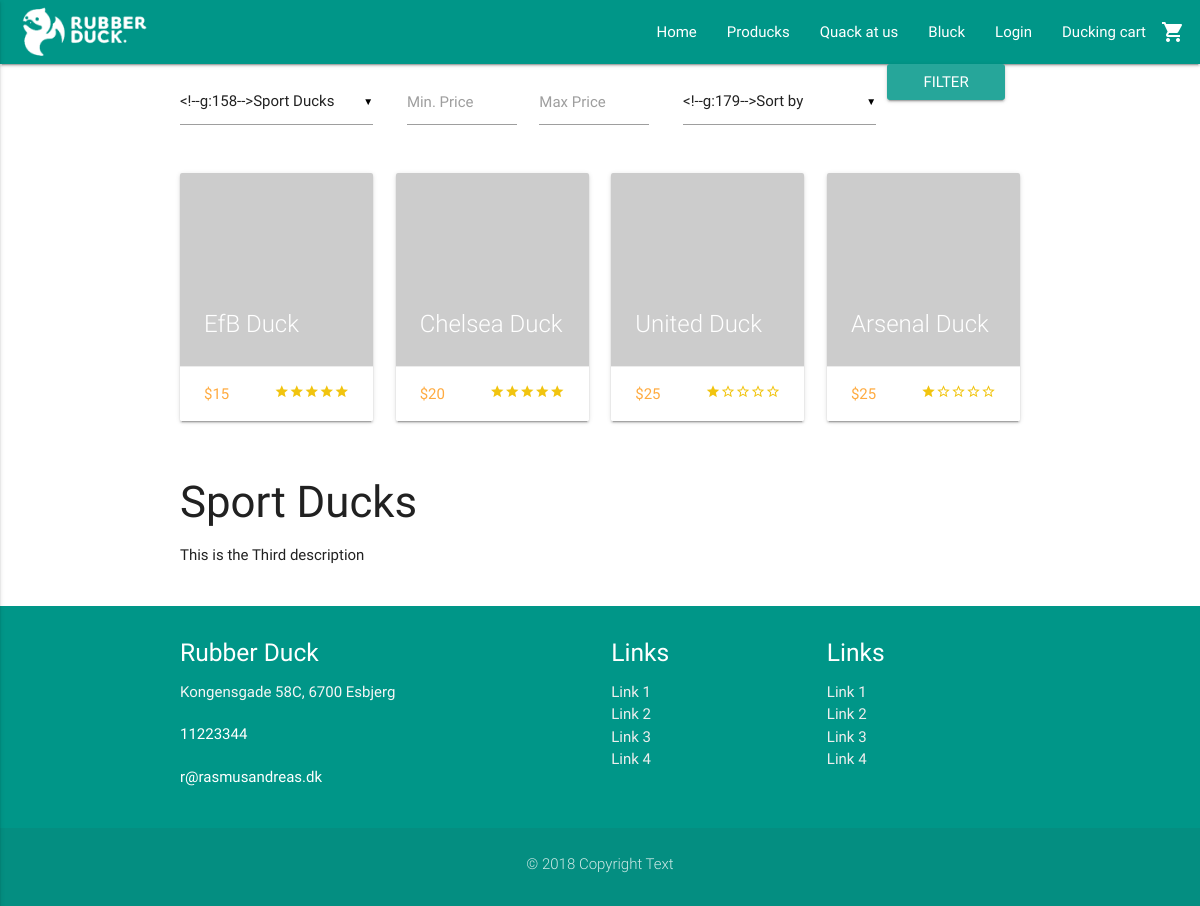
The app's page /view/products.php?cat=3 with its own data.
### tables this page shows
CREATE TABLE BasicPageInfo (
  CVR int NOT NULL PRIMARY KEY,
  LogoURL varchar(255) NOT NULL,
  ShopName varchar(255) NOT NULL,
  AboutUsText varchar(255) NULL,
  Email varchar(255) NULL,
  Phone int NULL,
  Street varchar(255) NULL,
  HouseNumber varchar(255) NULL,
  StripeToken varchar(255) NULL,
  ProductsSeoTitle varchar(255) NULL,
  ProductsMetaDescription varchar(255) NULL,
  BlogSeoTitle varchar(255) NULL,
  BlogMetaDescription varchar(255) NULL,
  ContactSeoTitle varchar(255) NULL,
  ContactMetaDescription varchar(255) NULL,
  HomeSeoTitle varchar(255) NULL,
  HomeMetaDescription varchar(255) NULL,
  ZipCode int(20) NOT NULL  
);

CREATE TABLE ProductImg (
  ItemNumber varchar(255) NOT NULL,
  ImgID int NOT NULL,
  IsPrimary boolean NULL,
  CONSTRAINT PK_DisplaysOnProduct PRIMARY KEY (ItemNumber, ImgID),
  FOREIGN KEY (ItemNumber) REFERENCES Product (ItemNumber),
  FOREIGN KEY (ImgID) REFERENCES ImgGallery (ImgID)
);

CREATE TABLE Product (
  ItemNumber varchar(255) NOT NULL PRIMARY KEY,
  ProductName varchar(255) NOT NULL,
  StockStatus int NOT NULL,
  ShortDescription varchar(255) NOT NULL,
  LongDescription varchar(255) NOT NULL,
  Price FLOAT(2) NOT NULL,
  OfferPrice FLOAT(2) NULL,
  SeoTitle varchar(255) NULL,
  MetaDescription varchar(255) NULL,
  ProductStatus boolean NOT NULL,
  CreationDate DATE NOT NULL,
  UserEmail varchar(255) NOT NULL,  
  ProductCategoryID int NOT NULL  
);

CREATE TABLE ProductCategory (
  ProductCategoryID int AUTO_INCREMENT NOT NULL PRIMARY KEY,
  CategoryName varchar(255) NOT NULL,
  Description varchar(255) NULL,
  SeoTitle varchar(255) NULL,
  MetaDescription varchar(255) NULL
);

CREATE TABLE ZipCode (
    ZipCode int(20) NOT NULL PRIMARY KEY,
    City varchar(255)
);

### model/contactDAO.php (called while the page is built, shortened)
<?php
require_once('../includes/connection.php');
    function getPageInfo() {
    global $connection;
        $pageInfo = mysqli_query($connection, "SELECT BasicPageInfo.* , ZipCode.City FROM `BasicPageInfo` INNER JOIN ZipCode ON ZipCode.ZipCode = BasicPageInfo.ZipCode");
        $row = mysqli_fetch_assoc($pageInfo);
        return $row;
    }

### includes/loginCustomer/session.php (called while the page is built, shortened)
<?php
	function logged_in() {
		return isset($_SESSION['CustomerEmail']);
	}
?>

### view/products.php (the view, shortened to what this page needs)
<?php
require_once('../includes/header.php');
require_once('../model/productsDAO.php');
?>
<div class="container">
  <?php
  require_once('../includes/filter.php');
  ?>
  <div class="row">
    <?php
    $prodResult = getProducts();
    while ($row = mysqli_fetch_array($prodResult)) {
      $itemNumber = $row["ItemNumber"];
    ?>
    <a href="product.php?item=<?php echo $itemNumber; ?>">
      <div class="col s12 m3">
        <div class="card">
          <div class="card-image">
            <img src="<?php echo $row["URL"]; ?>">
            <span class="card-title"><?php echo $row["ProductName"]; ?></span>
          </div>
          <div class="card-action">
            <p class="price">$<?php echo $row["Price"]; ?></p>
            <div class="stars right">
              <?php
                echo getReviewForProduct($itemNumber);
              ?>
            </div>
          </div>
        </div>
      </div>
    </a>
    <?php
  }
    ?>
  </div>
  <?php
  if(isset($catResult)) {
    while ($row = mysqli_fetch_array($catResult)) {
  ?>
  <div class="row">
    <div class="col s12 m12">
      <h3><?php echo $row["CategoryName"]; ?></h3>
      <p><?php echo $row["Description"]; ?></p>
    </div>
  </div>
  <?php
    }
  }
  ?>
</div>
<?php require_once('../includes/footer.php'); ?>

### includes/header.php (shortened to what this page needs)
<?php
require_once("../includes/connection.php");
require_once("../includes/loginCustomer/session.php");
require_once("../model/contactDAO.php");
$pageInfo = getPageInfo();
?>
<!DOCTYPE html>
  <html>
    <html lang="en">
    <head>
      <?php require_once("../includes/seo.php"); ?>
      <link type="text/css" rel="stylesheet" href="../css/materialize.min.css"  media="screen,projection"/>
      <link type="text/css" rel="stylesheet" href="../css/custom/custom.css" />
    </head>
    <body>
      <nav class="teal">
        <div class="nav-wrapper">
          <a href="../index.php" class="brand-logo"><img class="responsive-img" style="max-height: 64px!important; padding: 4px 0!important;" src="../<?php echo $pageInfo["LogoURL"]; ?>"></a>
          <ul class="right hide-on-med-and-down">
            <li><a href="../index.php">Home</a></li>
            <li><a href="products.php">Producks</a></li>
            <li><a href="contact.php">Quack at us</a></li>
            <li><a href="blog.php">Bluck</a></li>
            <?php
              if (logged_in() == true) {
            ?>
            <li><a class="dropdown-button" href="" data-activates="dropdown1"><?php echo $_SESSION["FirstName"]; ?><i class="material-icons right">arrow_drop_down</i></a></li>
            <?php
              } else {
            ?>
            <li><a href="login.php">Login</a></li>
            <?php
              }
            ?>
            <li><a href="cart.php">Ducking cart<i class="material-icons right">shopping_cart</i></a></li>
          </ul>
        </div>
      </nav>

### model/productsDAO.php (shortened to what this page needs)
<?php
require_once('../includes/connection.php');
$query = "SELECT * FROM `Product` INNER JOIN `ProductImg` ON Product.ItemNumber = ProductImg.ItemNumber
          INNER JOIN `ImgGallery` ON ProductImg.ImgID = ImgGallery.ImgID WHERE IsPrimary = true AND Product.ProductStatus = 1";
if (isset($_GET["cat"])) {
  if ($_GET["cat"] != "0") {
    $cat = $_GET["cat"];
    $query .= " AND `ProductCategoryID` = $cat ";
    $catResult = mysqli_query($connection, "SELECT * FROM `ProductCategory` WHERE `ProductCategoryID` = $cat");
  }
}
function getProducts() {
    global $connection, $query;
    $prodResult = mysqli_query($connection, $query);
    return $prodResult;
}
function getReviewForProduct($itemNumber) {
  global $connection;
  $ratingResult = mysqli_query($connection, "SELECT `Rating` FROM `Review` WHERE ItemNumber = $itemNumber");
    $rated = 0;
    $divide = 0;
    while ($ratingrow = mysqli_fetch_array($ratingResult)) {
      $rating = $ratingrow["Rating"];
      $rated = $rated + $rating;
      $divide = $divide + count($ratingResult);
    }
    if ($divide > 0) {
      $rated = $rated / $divide;
      $i = 1;
      $ratedRemaining = 5 - $rated;
      $i2 = 1;
      while ($i <= $rated) {
        echo "<i class='material-icons tiny rated'>star</i>";
        $i++;
      }
      while($i2 <= $ratedRemaining) {
          echo "<i class='material-icons tiny rated'>star_border</i>";
        $i2++;
      }
    } else {
      $i3 = 1;
      while($i3 <= 5) {
          echo "<i class='material-icons tiny rated'>star_border</i>";
        $i3++;
      }
    }
}
?>

### includes/footer.php (shortened to what this page needs)
<?php require_once ('../model/contactDAO.php');
$pageInfo = getPageInfo();
?>
<footer class="page-footer teal">
      <div class="container">
        <div class="row">
          <div class="col s12 m4">
            <h5 class="white-text"><?php echo $pageInfo["ShopName"];?> </h5>
            <p class="grey-text text-lighten-4">
                <?php echo $pageInfo["Street"] . " " . $pageInfo["HouseNumber"] . ", " . $pageInfo["ZipCode"] . " " . $pageInfo["City"]; ?>
            </p>
              <p><?php echo $pageInfo["Phone"] ?></p>
              <p><?php echo $pageInfo["Email"] ?></p>
          </div>
          <div class="col s12 m3 offset-m2">
            <h5 class="white-text">Links</h5>
            <ul>
              <li><a class="grey-text text-lighten-3" href="#!">Link 1</a></li>
              <li><a class="grey-text text-lighten-3" href="#!">Link 2</a></li>
              <li><a class="grey-text text-lighten-3" href="#!">Link 3</a></li>
              <li><a class="grey-text text-lighten-3" href="#!">Link 4</a></li>
            </ul>
          </div>
          <div class="col s12 m3">
            <h5 class="white-text">Links</h5>
            <ul>
              <li><a class="grey-text text-lighten-3" href="#!">Link 1</a></li>
              <li><a class="grey-text text-lighten-3" href="#!">Link 2</a></li>
              <li><a class="grey-text text-lighten-3" href="#!">Link 3</a></li>
              <li><a class="grey-text text-lighten-3" href="#!">Link 4</a></li>
            </ul>
          </div>
        </div>
      </div>
      <div class="footer-copyright">
        <div class="container">
          <p class="center">&copy; 2018 Copyright Text</p>
        </div>
      </div>
    </footer>
  </body>
</html>

### css/custom/custom.css (style rules this page uses)
body { position: relative; }
p { margin-bottom: 20px; }
nav .brand-logo { display: inline-block; padding-left: 20px; }
.brand-logo { display: block; margin-right: 20px; }
footer { margin: 0; }
.rated { color: #f1c40f; }
.price { color: #ffab40; -webkit-transition: color .3s ease; transition: color .3s ease; text-transform: uppercase; margin: 0 0 0 0; display: inline; }

### records on screen
basicpageinfo: LogoURL (picture), ShopName "Rubber Duck", Street "Kongensgade", HouseNumber "58C", ZipCode "6700", ZipCode.City "Esbjerg", Phone "11223344", Email "r@rasmusandreas.dk"
productimg: ItemNumber.ProductName "EfB Duck", ItemNumber.Price "15"
productimg: ItemNumber.ProductName "Chelsea Duck", ItemNumber.Price "20"
productimg: ItemNumber.ProductName "United Duck", ItemNumber.Price "25"
productimg: ItemNumber.ProductName "Arsenal Duck", ItemNumber.Price "25"
productcategory: CategoryName "Sport Ducks", Description "This is the Third description"
